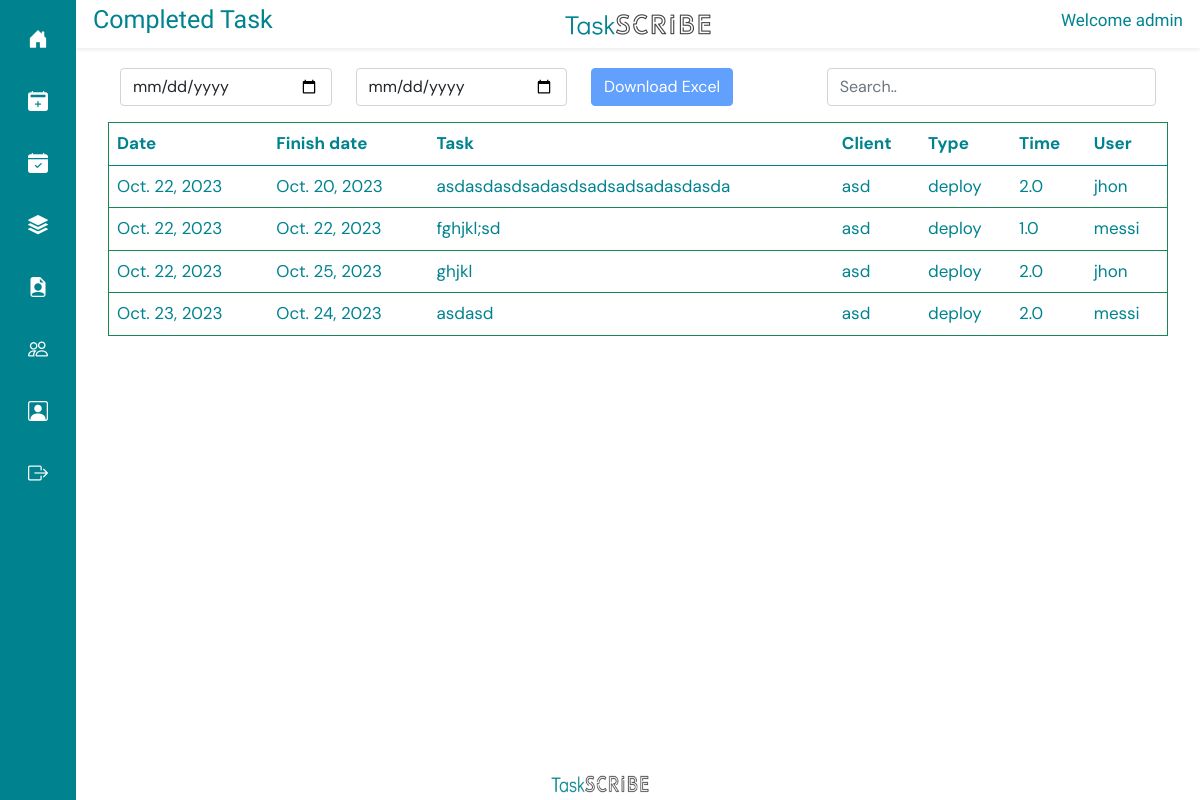
Screenshot of /completed-task/ (signed in) with the database file from the repository.
### taskapp/models.py (models this page shows, shortened)
class CustomUser(AbstractUser):
    ROLE_CHOICES = (
        ('admin', 'Admin'),
        ('general', 'General'),
    )
    role = models.CharField(max_length=10, choices=ROLE_CHOICES, default='general')
    def __str__(self):
        return self.username

class Task(models.Model):
    name = models.CharField(max_length=500,)
    user = models.ForeignKey(CustomUser, on_delete=models.PROTECT)
    assigned_user = models.ForeignKey(CustomUser, on_delete=models.PROTECT, related_name='assigned_user')
    type = models.ForeignKey(Type, on_delete=models.CASCADE)
    client = models.ForeignKey(Client, on_delete=models.PROTECT)
    date = models.DateField()
    priority = models.CharField(max_length=6, choices=PRIORITY, default='low', null=True)
    created_at = models.DateField(auto_now_add=True, null=True)
    status = models.CharField(max_length=1, choices=STATUS, default='0')
    time = models.FloatField()

class Client(models.Model):
    name = models.CharField(max_length=100)
    description = models.TextField(max_length=500, null=True)
    file = models.FileField(upload_to='documetns/')
    original_filename = models.CharField(max_length=255)
    uploaded_at = models.DateTimeField(auto_now_add=True)

class Type(models.Model):
    name = models.CharField(max_length=100)
    def __str__(self) -> str:
        return self.name

### taskapp/views.py (the view)
# urls.py: path('completed-task/', completed_task, name="completed_task"),
@login_required(login_url="/login/")
def completed_task(request):
    userall = CustomUser.objects.get(id=request.user.id)
    print(userall)
    if request.user.is_superuser:
        completed_tasks = Task.objects.filter(status="1")
    else:
        completed_tasks = Task.objects.filter(assigned_user=userall, status="1")
    return render(request, "completed_task.html", {
        "completed_tasks" : completed_tasks
    })

### templates/completed_task.html (shortened to what this page needs)
{% extends 'base.html' %}
{% load static %}
{% block titlecontent %}
<div class="row shadow-sm align-items-center" style=" margin-top: 0px; padding: 5px;  color: #00838f;">
  <div class="col">
    <h2 style="font-family: Didact Gothic; text-align: left; font-size: 25px;">Completed Task</h2>
  </div>
  <div class="col align-items-center text-center">
    <img src="{% static 'img/logof.png' %}" width="150px" height="25px" alt="">
  </div>
  <div class="col align-items-center">
    <h2  style="font-family: Didact Gothic; text-align: right; font-size: 17px;">Welcome {{ user.username }}</h2>
  </div>
</div>
{% endblock %}
{% block content %}
<div class="row  m-3 p-1" style="padding-bottom: 0px; margin-top: 10px; overflow-x: scroll;">
        <div class="col-8">
          <form id="filter-form" method="get" action="{% url 'download_excel' %}" onsubmit="return submitForm()">
            <div class="row">
              <div class="col">
                <input class="form-control" type="date" name="start_date" id="start_date" required>
              </div>
              <div class="col">
                <input class="form-control" type="date" name="end_date" id="end_date" required>
              </div>
              <div class="col">
                <button class="btn btn-primary" type="submit" id="download-button" disabled>Download Excel</button>
              </div>
            </div>
        </form>
        </div>
        <div class="col-4">
          <input type="text-l" class="form-control" id="myInput" placeholder="Search..">
        </div>
    <table id="dtBasicExample" class=" table table-hover p-1 border border-success mt-3" style="color: #00838f;">
        <thead>
          <tr>
            <th>Date</th>
            <th>Finish date</th>
            <th>Task</th>
            <th>Client</th>
            <th>Type</th>
            <th>Time</th>
            <th>User</th>
          </tr>
        </thead>
        <tbody id="myTable">
        {% for task in completed_tasks %}
          <tr>
            <td>{{ task.created_at }}</td>
            <td>{{ task.date }}</td>
            <td>{{ task.name }}</td>
            <td>{{ task.client.name}}</td>
            <td>{{ task.type}}</td>
            <td>{{ task.time}}</td>
            <td>{{ task.assigned_user }}</td>
          </tr>
        {% endfor %}
        </tbody>
      </table>
    </div>
</div>
{% endblock%}

### templates/base.html (style rules this page uses)
body { font-family: 'DM Sans'; font-size: 17px; background-color: #fff ; color: #00695c; }

### rows the page displays
CustomUser: username "admin"
Task: created_at "Oct. 22, 2023", date "Oct. 20, 2023", name "asdasdasdsadasdsadsadsadasdasda", client.name "asd", type "deploy", time "2.0", assigned_user "jhon"
Task: created_at "Oct. 22, 2023", date "Oct. 22, 2023", name "fghjkl;sd", client.name "asd", type "deploy", time "1.0", assigned_user "messi"
Task: created_at "Oct. 22, 2023", date "Oct. 25, 2023", name "ghjkl", client.name "asd", type "deploy", time "2.0", assigned_user "jhon"
Task: created_at "Oct. 23, 2023", date "Oct. 24, 2023", name "asdasd", client.name "asd", type "deploy", time "2.0", assigned_user "messi"
